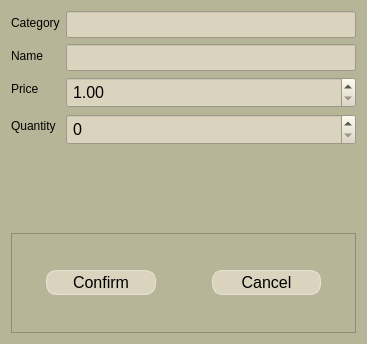
<?xml version="1.0" encoding="UTF-8"?>
<ui version="4.0">
 <class>EditProductDialog</class>
 <widget class="QDialog" name="EditProductDialog">
  <property name="geometry">
   <rect>
    <x>0</x>
    <y>0</y>
    <width>367</width>
    <height>344</height>
   </rect>
  </property>
  <property name="windowTitle">
   <string>Edit Product</string>
  </property>
  <property name="styleSheet">
   <string notr="true">QWidget{
background-color:rgb(183, 181, 151);
}</string>
  </property>
  <layout class="QVBoxLayout" name="verticalLayout">
   <item>
    <layout class="QFormLayout" name="formLayout">
     <item row="0" column="0">
      <widget class="QLabel" name="label">
       <property name="styleSheet">
        <string notr="true">QLabel {
    font: 800;
    color: black; /* Sets the font color to black */
}
</string>
       </property>
       <property name="text">
        <string>Category</string>
       </property>
      </widget>
     </item>
     <item row="1" column="0">
      <widget class="QLabel" name="label_3">
       <property name="styleSheet">
        <string notr="true">QLabel {
    font: 800;
    color: black; /* Sets the font color to black */
}
</string>
       </property>
       <property name="text">
        <string>Name</string>
       </property>
      </widget>
     </item>
     <item row="1" column="1">
      <widget class="QLineEdit" name="name">
       <property name="styleSheet">
        <string notr="true">QLineEdit{
background-color: rgb(218, 211, 190);
color: black;


font-size: 16px;
padding:2px;
text-align: center;


}

QLineEdit:hover {
background-color: rgba(255, 255, 255, 0.3);
}


</string>
       </property>
       <property name="placeholderText">
        <string/>
       </property>
      </widget>
     </item>
     <item row="2" column="0">
      <widget class="QLabel" name="label_4">
       <property name="styleSheet">
        <string notr="true">QLabel {
    font: 800;
    color: black; /* Sets the font color to black */
}
</string>
       </property>
       <property name="text">
        <string>Price</string>
       </property>
      </widget>
     </item>
     <item row="2" column="1">
      <widget class="QDoubleSpinBox" name="price">
       <property name="styleSheet">
        <string notr="true">QDoubleSpinBox{
background-color: rgb(218, 211, 190);
color: black;


font-size: 16px;
padding:2px;
text-align: center;


}

QDoubleSpinBox:hover {
background-color: rgba(255, 255, 255, 0.3);
}


</string>
       </property>
       <property name="minimum">
        <double>1.000000000000000</double>
       </property>
       <property name="maximum">
        <double>99999.990000000005239</double>
       </property>
      </widget>
     </item>
     <item row="0" column="1">
      <widget class="QLineEdit" name="category">
       <property name="styleSheet">
        <string notr="true">QLineEdit{
background-color: rgb(218, 211, 190);
color: black;


font-size: 16px;
padding:2px;
text-align: center;


}

QLineEdit:hover {
background-color: rgba(255, 255, 255, 0.3);
}


</string>
       </property>
       <property name="readOnly">
        <bool>true</bool>
       </property>
      </widget>
     </item>
     <item row="3" column="0">
      <widget class="QLabel" name="label_2">
       <property name="styleSheet">
        <string notr="true">QLabel {
    font: 800;
    color: black; /* Sets the font color to black */
}
</string>
       </property>
       <property name="text">
        <string>Quantity</string>
       </property>
      </widget>
     </item>
     <item row="3" column="1">
      <widget class="QSpinBox" name="quantity">
       <property name="styleSheet">
        <string notr="true">QSpinBox{
background-color: rgb(218, 211, 190);
color: black;


font-size: 16px;
padding:2px;
text-align: center;


}

QSpinBox:hover {
background-color: rgba(255, 255, 255, 0.3);
}


</string>
       </property>
      </widget>
     </item>
    </layout>
   </item>
   <item>
    <widget class="QFrame" name="frame">
     <property name="maximumSize">
      <size>
       <width>16777215</width>
       <height>100</height>
      </size>
     </property>
     <property name="frameShape">
      <enum>QFrame::StyledPanel</enum>
     </property>
     <property name="frameShadow">
      <enum>QFrame::Raised</enum>
     </property>
     <layout class="QHBoxLayout" name="horizontalLayout">
      <item>
       <widget class="QPushButton" name="confirm">
        <property name="styleSheet">
         <string notr="true">QPushButton{
background-color: rgb(218, 211, 190);
color: black;
border: 1px solid rgba(255, 255, 255, 0.5);
border-radius: 10px;
font-size: 16px;
padding:2px;
text-align: center;
margin-left: 25px;
margin-right:25px;
}

QPushButton:hover {
background-color: rgba(255, 255, 255, 0.3);
}

QPushButton:pressed {
background-color: rgba(255, 255, 255, 0.1);
}
</string>
        </property>
        <property name="text">
         <string>Confirm</string>
        </property>
       </widget>
      </item>
      <item>
       <widget class="QPushButton" name="cancel">
        <property name="styleSheet">
         <string notr="true">QPushButton{
background-color: rgb(218, 211, 190);

color: black;
border: 1px solid rgba(255, 255, 255, 0.5);
border-radius: 10px;
font-size: 16px;
padding:2px;
text-align: center;
margin-left: 25px;
margin-right:25px;
}

QPushButton:hover {
background-color: #e74c3c;
}

QPushButton:pressed {
background-color: #e74c3c;
}
</string>
        </property>
        <property name="text">
         <string>Cancel</string>
        </property>
       </widget>
      </item>
     </layout>
    </widget>
   </item>
  </layout>
 </widget>
 <resources/>
 <connections/>
</ui>
